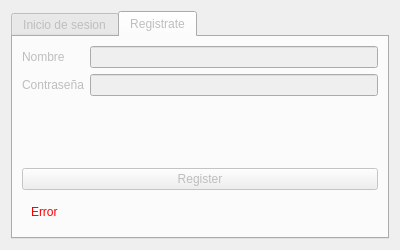
<?xml version="1.0" encoding="UTF-8"?>
<ui version="4.0">
 <class>Dialog</class>
 <widget class="QDialog" name="Dialog">
  <property name="geometry">
   <rect>
    <x>0</x>
    <y>0</y>
    <width>400</width>
    <height>250</height>
   </rect>
  </property>
  <property name="minimumSize">
   <size>
    <width>400</width>
    <height>250</height>
   </size>
  </property>
  <property name="maximumSize">
   <size>
    <width>400</width>
    <height>250</height>
   </size>
  </property>
  <property name="windowTitle">
   <string>Form</string>
  </property>
  <layout class="QVBoxLayout" name="verticalLayout">
   <item>
    <widget class="QTabWidget" name="tabWidget">
     <property name="enabled">
      <bool>false</bool>
     </property>
     <property name="currentIndex">
      <number>1</number>
     </property>
     <widget class="QWidget" name="login">
      <attribute name="title">
       <string>Inicio de sesion</string>
      </attribute>
      <layout class="QVBoxLayout" name="verticalLayout_2" stretch="1,0,0">
       <item>
        <layout class="QFormLayout" name="formLayout">
         <item row="0" column="0">
          <widget class="QLabel" name="lab_login_nombre">
           <property name="text">
            <string>Nombre</string>
           </property>
          </widget>
         </item>
         <item row="0" column="1">
          <widget class="QLineEdit" name="line_login_nombre"/>
         </item>
         <item row="1" column="0">
          <widget class="QLabel" name="lab_login_password">
           <property name="text">
            <string>Contraseña</string>
           </property>
          </widget>
         </item>
         <item row="1" column="1">
          <widget class="QLineEdit" name="line_login_password">
           <property name="echoMode">
            <enum>QLineEdit::EchoMode::Password</enum>
           </property>
          </widget>
         </item>
        </layout>
       </item>
       <item>
        <widget class="QPushButton" name="but_login_login">
         <property name="text">
          <string>Login</string>
         </property>
        </widget>
       </item>
       <item>
        <widget class="QWidget" name="widget_login" native="true">
         <property name="enabled">
          <bool>false</bool>
         </property>
         <layout class="QVBoxLayout" name="verticalLayout_3">
          <item>
           <widget class="QLabel" name="lab_login_error">
            <property name="sizePolicy">
             <sizepolicy hsizetype="Preferred" vsizetype="Minimum">
              <horstretch>0</horstretch>
              <verstretch>0</verstretch>
             </sizepolicy>
            </property>
            <property name="styleSheet">
             <string notr="true">color: rgb(255, 0, 0);</string>
            </property>
            <property name="text">
             <string>Error</string>
            </property>
           </widget>
          </item>
         </layout>
        </widget>
       </item>
      </layout>
     </widget>
     <widget class="QWidget" name="register">
      <attribute name="title">
       <string>Registrate</string>
      </attribute>
      <layout class="QVBoxLayout" name="verticalLayout_4" stretch="1,0,0">
       <item>
        <layout class="QFormLayout" name="formLayout_2">
         <item row="0" column="0">
          <widget class="QLabel" name="lab_register_nombre">
           <property name="text">
            <string>Nombre</string>
           </property>
          </widget>
         </item>
         <item row="0" column="1">
          <widget class="QLineEdit" name="line_register_nombre"/>
         </item>
         <item row="1" column="0">
          <widget class="QLabel" name="lab_register_password">
           <property name="text">
            <string>Contraseña</string>
           </property>
          </widget>
         </item>
         <item row="1" column="1">
          <widget class="QLineEdit" name="line_register_password"/>
         </item>
        </layout>
       </item>
       <item>
        <widget class="QPushButton" name="but_register_register">
         <property name="enabled">
          <bool>false</bool>
         </property>
         <property name="text">
          <string>Register</string>
         </property>
        </widget>
       </item>
       <item>
        <widget class="QWidget" name="widget_register" native="true">
         <layout class="QVBoxLayout" name="verticalLayout_5">
          <item>
           <widget class="QLabel" name="lab_register_error">
            <property name="styleSheet">
             <string notr="true">color: rgb(255, 0, 0);</string>
            </property>
            <property name="text">
             <string>Error</string>
            </property>
           </widget>
          </item>
         </layout>
        </widget>
       </item>
      </layout>
     </widget>
    </widget>
   </item>
  </layout>
 </widget>
 <resources/>
 <connections/>
</ui>
